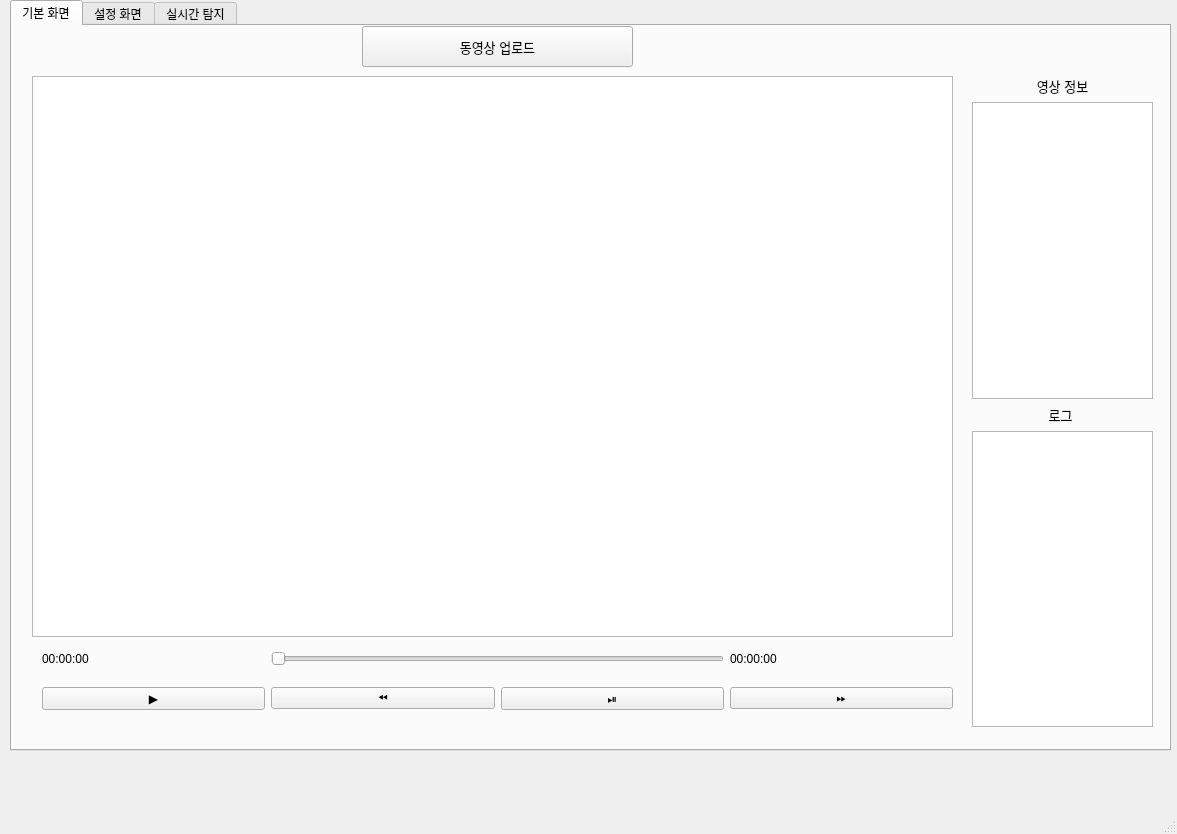
<?xml version="1.0" encoding="UTF-8"?>
<ui version="4.0">
 <class>MainWindow</class>
 <widget class="QMainWindow" name="MainWindow">
  <property name="geometry">
   <rect>
    <x>0</x>
    <y>0</y>
    <width>1177</width>
    <height>834</height>
   </rect>
  </property>
  <property name="windowTitle">
   <string>MainWindow</string>
  </property>
  <widget class="QWidget" name="centralwidget">
   <widget class="QTabWidget" name="on_air_detection">
    <property name="enabled">
     <bool>true</bool>
    </property>
    <property name="geometry">
     <rect>
      <x>10</x>
      <y>0</y>
      <width>1161</width>
      <height>751</height>
     </rect>
    </property>
    <property name="currentIndex">
     <number>0</number>
    </property>
    <property name="documentMode">
     <bool>false</bool>
    </property>
    <widget class="QWidget" name="tab">
     <attribute name="title">
      <string>기본 화면</string>
     </attribute>
     <widget class="QGraphicsView" name="graphicsView">
      <property name="geometry">
       <rect>
        <x>20</x>
        <y>50</y>
        <width>921</width>
        <height>561</height>
       </rect>
      </property>
     </widget>
     <widget class="QWidget" name="gridLayoutWidget">
      <property name="geometry">
       <rect>
        <x>30</x>
        <y>610</y>
        <width>911</width>
        <height>91</height>
       </rect>
      </property>
      <layout class="QGridLayout" name="gridLayout">
       <item row="1" column="0">
        <widget class="QPushButton" name="btn_pause">
         <property name="text">
          <string>▶️</string>
         </property>
        </widget>
       </item>
       <item row="1" column="3">
        <widget class="QPushButton" name="btn_stop_start">
         <property name="text">
          <string>⏯️</string>
         </property>
        </widget>
       </item>
       <item row="0" column="2" colspan="2">
        <widget class="QSlider" name="Video_bar">
         <property name="orientation">
          <enum>Qt::Horizontal</enum>
         </property>
        </widget>
       </item>
       <item row="0" column="4">
        <widget class="QLabel" name="Total_length">
         <property name="text">
          <string>00:00:00</string>
         </property>
        </widget>
       </item>
       <item row="0" column="0">
        <widget class="QLabel" name="Current">
         <property name="font">
          <font>
           <pointsize>9</pointsize>
          </font>
         </property>
         <property name="text">
          <string>00:00:00</string>
         </property>
        </widget>
       </item>
       <item row="1" column="4">
        <widget class="QPushButton" name="btn_forward">
         <property name="text">
          <string>⏩</string>
         </property>
        </widget>
       </item>
       <item row="1" column="2">
        <widget class="QPushButton" name="btn_prev">
         <property name="text">
          <string>⏪</string>
         </property>
        </widget>
       </item>
      </layout>
     </widget>
     <widget class="QWidget" name="verticalLayoutWidget">
      <property name="geometry">
       <rect>
        <x>960</x>
        <y>50</y>
        <width>181</width>
        <height>651</height>
       </rect>
      </property>
      <layout class="QVBoxLayout" name="verticalLayout">
       <item>
        <widget class="QLabel" name="Video_info">
         <property name="font">
          <font>
           <pointsize>10</pointsize>
          </font>
         </property>
         <property name="text">
          <string>영상 정보</string>
         </property>
         <property name="alignment">
          <set>Qt::AlignCenter</set>
         </property>
        </widget>
       </item>
       <item>
        <widget class="QTextBrowser" name="Video_info_text">
         <property name="enabled">
          <bool>true</bool>
         </property>
        </widget>
       </item>
       <item>
        <widget class="QLabel" name="Log">
         <property name="font">
          <font>
           <pointsize>10</pointsize>
          </font>
         </property>
         <property name="text">
          <string>로그 </string>
         </property>
         <property name="alignment">
          <set>Qt::AlignCenter</set>
         </property>
        </widget>
       </item>
       <item>
        <widget class="QListWidget" name="Log_text"/>
       </item>
      </layout>
     </widget>
     <widget class="QPushButton" name="Video_upload">
      <property name="geometry">
       <rect>
        <x>350</x>
        <y>0</y>
        <width>271</width>
        <height>41</height>
       </rect>
      </property>
      <property name="font">
       <font>
        <pointsize>10</pointsize>
       </font>
      </property>
      <property name="text">
       <string>동영상 업로드</string>
      </property>
     </widget>
    </widget>
    <widget class="QWidget" name="tab_2">
     <attribute name="title">
      <string>설정 화면</string>
     </attribute>
     <widget class="QGroupBox" name="groupBox">
      <property name="geometry">
       <rect>
        <x>270</x>
        <y>30</y>
        <width>591</width>
        <height>141</height>
       </rect>
      </property>
      <property name="font">
       <font>
        <pointsize>10</pointsize>
       </font>
      </property>
      <property name="title">
       <string>경고 알림음 (Alert sound)</string>
      </property>
      <property name="alignment">
       <set>Qt::AlignBottom|Qt::AlignLeading|Qt::AlignLeft</set>
      </property>
      <widget class="QWidget" name="gridLayoutWidget_2">
       <property name="geometry">
        <rect>
         <x>10</x>
         <y>40</y>
         <width>541</width>
         <height>80</height>
        </rect>
       </property>
       <layout class="QGridLayout" name="gridLayout_2">
        <item row="0" column="1">
         <widget class="QCheckBox" name="checkBox2">
          <property name="text">
           <string>Off</string>
          </property>
         </widget>
        </item>
        <item row="0" column="0">
         <widget class="QLabel" name="label_4">
          <property name="text">
           <string>뮤트(Mute)  </string>
          </property>
          <property name="alignment">
           <set>Qt::AlignRight|Qt::AlignTrailing|Qt::AlignVCenter</set>
          </property>
         </widget>
        </item>
       </layout>
      </widget>
     </widget>
     <widget class="QGroupBox" name="groupBox_3">
      <property name="geometry">
       <rect>
        <x>270</x>
        <y>190</y>
        <width>591</width>
        <height>161</height>
       </rect>
      </property>
      <property name="font">
       <font>
        <family>굴림</family>
        <pointsize>10</pointsize>
       </font>
      </property>
      <property name="title">
       <string>영상 (Video)</string>
      </property>
      <widget class="QWidget" name="gridLayoutWidget_4">
       <property name="geometry">
        <rect>
         <x>10</x>
         <y>40</y>
         <width>541</width>
         <height>91</height>
        </rect>
       </property>
       <layout class="QGridLayout" name="gridLayout_4">
        <item row="0" column="0">
         <widget class="QLabel" name="label_7">
          <property name="text">
           <string>위험상황 기준 전후 상황 기록  </string>
          </property>
          <property name="alignment">
           <set>Qt::AlignRight|Qt::AlignTrailing|Qt::AlignVCenter</set>
          </property>
         </widget>
        </item>
        <item row="0" column="1">
         <widget class="QComboBox" name="comboBox">
          <property name="currentText">
           <string>±3초</string>
          </property>
          <property name="currentIndex">
           <number>0</number>
          </property>
          <property name="placeholderText">
           <string>5</string>
          </property>
          <item>
           <property name="text">
            <string>±3초</string>
           </property>
          </item>
          <item>
           <property name="text">
            <string>±5초</string>
           </property>
          </item>
          <item>
           <property name="text">
            <string>±7초</string>
           </property>
          </item>
         </widget>
        </item>
        <item row="1" column="0">
         <widget class="QLabel" name="label_8">
          <property name="text">
           <string>건너뛰기 간격  </string>
          </property>
          <property name="alignment">
           <set>Qt::AlignRight|Qt::AlignTrailing|Qt::AlignVCenter</set>
          </property>
         </widget>
        </item>
        <item row="1" column="1">
         <widget class="QComboBox" name="comboBox_2">
          <property name="currentText">
           <string>5초</string>
          </property>
          <property name="currentIndex">
           <number>0</number>
          </property>
          <property name="placeholderText">
           <string>5</string>
          </property>
          <item>
           <property name="text">
            <string>5초</string>
           </property>
          </item>
          <item>
           <property name="text">
            <string>10초</string>
           </property>
          </item>
          <item>
           <property name="text">
            <string>15초</string>
           </property>
          </item>
         </widget>
        </item>
       </layout>
      </widget>
     </widget>
    </widget>
    <widget class="QWidget" name="tab_3">
     <attribute name="title">
      <string>실시간 탐지</string>
     </attribute>
     <widget class="QPushButton" name="btn_start_detection">
      <property name="geometry">
       <rect>
        <x>20</x>
        <y>540</y>
        <width>921</width>
        <height>81</height>
       </rect>
      </property>
      <property name="font">
       <font>
        <family>한컴 고딕</family>
        <pointsize>15</pointsize>
       </font>
      </property>
      <property name="text">
       <string>탐지 시작</string>
      </property>
     </widget>
     <widget class="QLabel" name="Log_2">
      <property name="geometry">
       <rect>
        <x>820</x>
        <y>50</y>
        <width>81</width>
        <height>51</height>
       </rect>
      </property>
      <property name="font">
       <font>
        <pointsize>10</pointsize>
       </font>
      </property>
      <property name="text">
       <string>로그 </string>
      </property>
      <property name="alignment">
       <set>Qt::AlignCenter</set>
      </property>
     </widget>
     <widget class="QListWidget" name="Log_text_2">
      <property name="geometry">
       <rect>
        <x>780</x>
        <y>100</y>
        <width>158</width>
        <height>431</height>
       </rect>
      </property>
     </widget>
     <widget class="QGraphicsView" name="on_air_camera">
      <property name="geometry">
       <rect>
        <x>20</x>
        <y>100</y>
        <width>751</width>
        <height>431</height>
       </rect>
      </property>
     </widget>
     <widget class="QLabel" name="Log_4">
      <property name="geometry">
       <rect>
        <x>270</x>
        <y>40</y>
        <width>281</width>
        <height>71</height>
       </rect>
      </property>
      <property name="font">
       <font>
        <pointsize>10</pointsize>
       </font>
      </property>
      <property name="text">
       <string>실시간 카메라</string>
      </property>
      <property name="alignment">
       <set>Qt::AlignCenter</set>
      </property>
     </widget>
     <widget class="QPushButton" name="rack_btn_1">
      <property name="geometry">
       <rect>
        <x>950</x>
        <y>140</y>
        <width>91</width>
        <height>61</height>
       </rect>
      </property>
      <property name="font">
       <font>
        <pointsize>10</pointsize>
       </font>
      </property>
      <property name="text">
       <string>랙 설정</string>
      </property>
     </widget>
     <widget class="QTextBrowser" name="rack_text_1">
      <property name="geometry">
       <rect>
        <x>950</x>
        <y>210</y>
        <width>190</width>
        <height>140</height>
       </rect>
      </property>
     </widget>
     <widget class="QTextBrowser" name="rack_text_2">
      <property name="geometry">
       <rect>
        <x>950</x>
        <y>480</y>
        <width>190</width>
        <height>140</height>
       </rect>
      </property>
     </widget>
     <widget class="QPushButton" name="rack_btn_2">
      <property name="geometry">
       <rect>
        <x>950</x>
        <y>410</y>
        <width>91</width>
        <height>61</height>
       </rect>
      </property>
      <property name="font">
       <font>
        <pointsize>10</pointsize>
       </font>
      </property>
      <property name="text">
       <string>랙 설정</string>
      </property>
     </widget>
     <widget class="QPushButton" name="rack_btn_3">
      <property name="geometry">
       <rect>
        <x>1050</x>
        <y>140</y>
        <width>91</width>
        <height>61</height>
       </rect>
      </property>
      <property name="font">
       <font>
        <pointsize>10</pointsize>
       </font>
      </property>
      <property name="text">
       <string>랙 표시</string>
      </property>
     </widget>
     <widget class="QPushButton" name="rack_btn_4">
      <property name="geometry">
       <rect>
        <x>1050</x>
        <y>410</y>
        <width>91</width>
        <height>61</height>
       </rect>
      </property>
      <property name="font">
       <font>
        <pointsize>10</pointsize>
       </font>
      </property>
      <property name="text">
       <string>랙 표시</string>
      </property>
     </widget>
     <widget class="QLabel" name="label">
      <property name="geometry">
       <rect>
        <x>1010</x>
        <y>100</y>
        <width>70</width>
        <height>40</height>
       </rect>
      </property>
      <property name="font">
       <font>
        <pointsize>10</pointsize>
       </font>
      </property>
      <property name="text">
       <string>랙 1</string>
      </property>
      <property name="alignment">
       <set>Qt::AlignCenter</set>
      </property>
     </widget>
     <widget class="QLabel" name="label_2">
      <property name="geometry">
       <rect>
        <x>1010</x>
        <y>370</y>
        <width>70</width>
        <height>40</height>
       </rect>
      </property>
      <property name="font">
       <font>
        <pointsize>10</pointsize>
       </font>
      </property>
      <property name="text">
       <string>랙 2</string>
      </property>
      <property name="alignment">
       <set>Qt::AlignCenter</set>
      </property>
     </widget>
    </widget>
   </widget>
  </widget>
  <widget class="QMenuBar" name="menubar">
   <property name="geometry">
    <rect>
     <x>0</x>
     <y>0</y>
     <width>1177</width>
     <height>22</height>
    </rect>
   </property>
  </widget>
  <widget class="QStatusBar" name="statusbar"/>
 </widget>
 <resources/>
 <connections/>
</ui>
